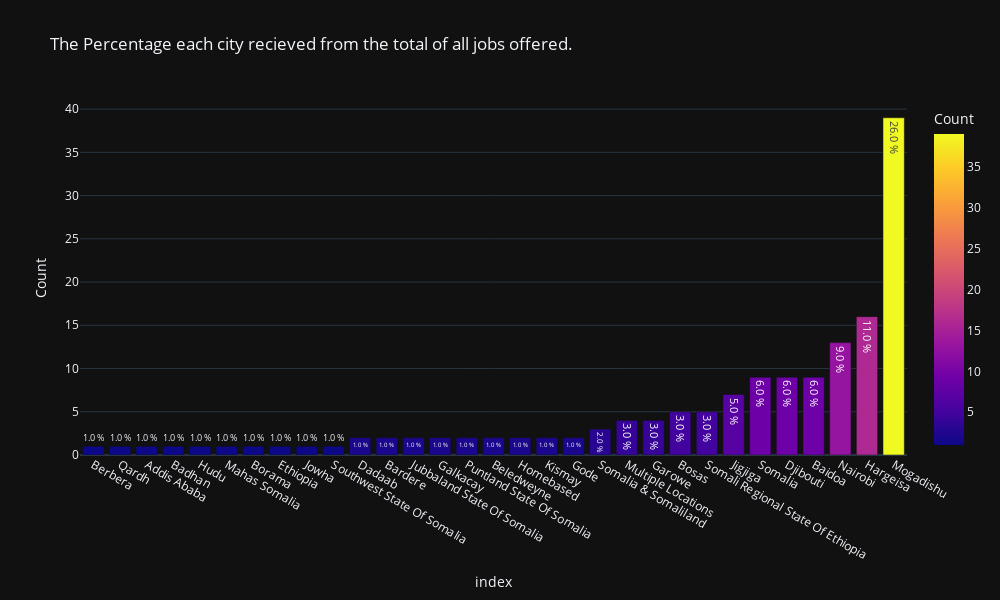

Write notebook code for a chart like this one.
### Code cell
#Create a new series from Location column of our dataframe
locations = jobs_data['Location'].value_counts()
# Turn it to a Dataframe- i will need some dataframe methods
locations = locations.to_frame()

# Create a new column 
locations["Percentage"] = locations.Location/locations.Location.sum()*100
# Round it
locations["Percentage"]   = locations.Percentage.round().astype(str) + " %"

# Create a barchar using plotly
fig = px.bar(
             locations, x = locations.index , y ='Location',  
             title = " The Percentage each city recieved from the total of all jobs offered.",
             height=600,
             width = 1000,
             color = "Location",
            template='plotly_dark',
             text = locations.Percentage,
             labels={
                     "Location": "Count"
                   
                 },
)
    
fig.update_layout( xaxis={'categoryorder': 'total ascending'})

fig.show()

### Figure 1 — Plotly figure (JSON) as saved in the notebook; plotly's stock layout.template omitted (floating-point values rounded to 4 significant figures)
{"data": [{"alignmentgroup": "True", "hovertemplate": "index=%{x}<br>Count=%{marker.color}<br>Percentage=%{text}<extra></extra>", "legendgroup": "", "marker": {"color": [39, 16, 13, 9, 9, 9, 7, 5, 5, 4, 4, 3, 2, 2, 2, 2, 2, 2, 2, 2, 2, 1, 1, 1, 1, 1, 1, 1, 1, 1, 1], "coloraxis": "coloraxis", "pattern": {"shape": ""}}, "name": "", "offsetgroup": "", "orientation": "v", "showlegend": false, "text": ["26.0 %", "11.0 %", "9.0 %", "6.0 %", "6.0 %", "6.0 %", "5.0 %", "3.0 %", "3.0 %", "3.0 %", "3.0 %", "2.0 %", "1.0 %", "1.0 %", "1.0 %", "1.0 %", "1.0 %", "1.0 %", "1.0 %", "1.0 %", "1.0 %", "1.0 %", "1.0 %", "1.0 %", "1.0 %", "1.0 %", "1.0 %", "1.0 %", "1.0 %", "1.0 %", "1.0 %"], "textposition": "auto", "type": "bar", "x": ["Mogadishu", "Hargeisa", "Nairobi", "Somalia", "Djibouti", "Baidoa", "Jigjiga", "Bosas", "Somali Regional State Of Ethiopia", "Multiple Locations", "Garowe", "Somalia & Somaliland", "Dadaab", "Bardere", "Jubbaland State Of Somalia", "Galkacay", "Puntland State Of Somalia", "Beledweyne", "Homebased", "Kismay", "Gode", "Berbera", "Qardh", "Addis Ababa", "Badhan", "Hudu", "Mahas Somalia", "Borama", "Ethiopia", "Jowha", "Southwest State Of Somalia"], "xaxis": "x", "y": [39, 16, 13, 9, 9, 9, 7, 5, 5, 4, 4, 3, 2, 2, 2, 2, 2, 2, 2, 2, 2, 1, 1, 1, 1, 1, 1, 1, 1, 1, 1], "yaxis": "y"}], "layout": {"barmode": "relative", "coloraxis": {"colorbar": {"title": {"text": "Count"}}, "colorscale": [[0, "#0d0887"], [0.1111, "#46039f"], [0.2222, "#7201a8"], [0.3333, "#9c179e"], [0.4444, "#bd3786"], [0.5556, "#d8576b"], [0.6667, "#ed7953"], [0.7778, "#fb9f3a"], [0.8889, "#fdca26"], [1, "#f0f921"]]}, "height": 600, "legend": {"tracegroupgap": 0}, "title": {"text": " The Percentage each city recieved from the total of all jobs offered."}, "width": 1000, "xaxis": {"anchor": "y", "categoryorder": "total ascending", "domain": [0, 1], "title": {"text": "index"}}, "yaxis": {"anchor": "x", "domain": [0, 1], "title": {"text": "Count"}}}}
